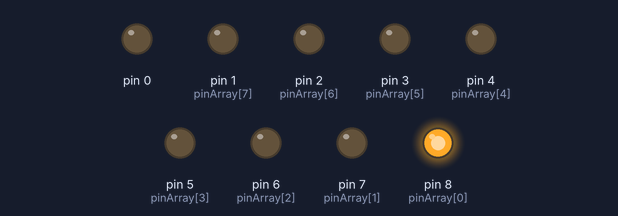
Recording of a sketch running on a simulated Arduino Uno, built with avr-gcc and run on an emulated ATmega328P. Shown: output pins drawn as LEDs (lit = HIGH).

Above: at 0.02 s.
At 0.37 s:
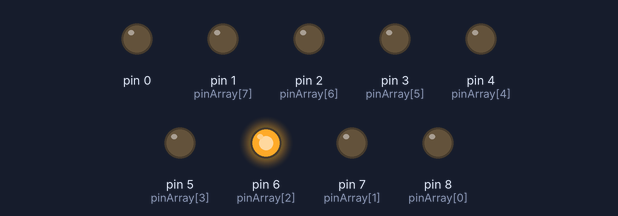
At 0.77 s:
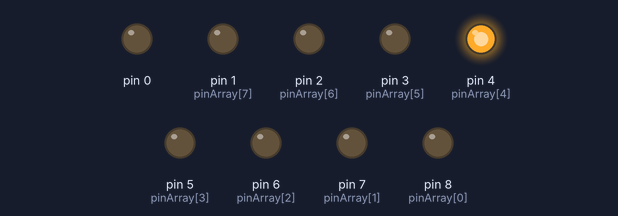
At 1.6 s:
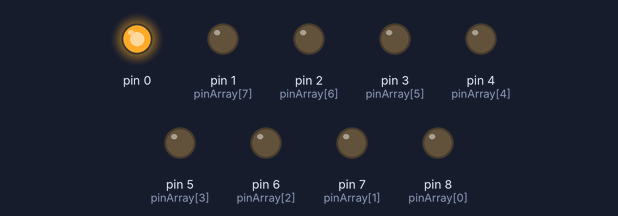
At 3.6 s:
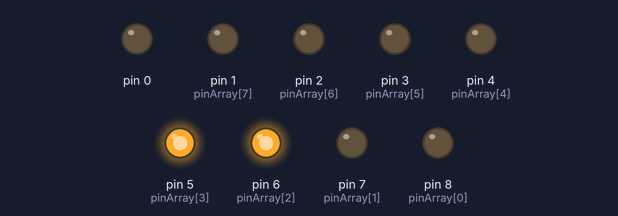
At 5.37 s:
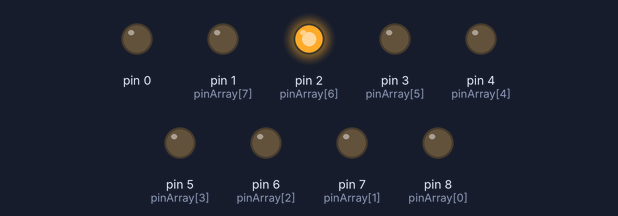
Timing chart, 0 to 5.7 s (numbered marks = the images above):
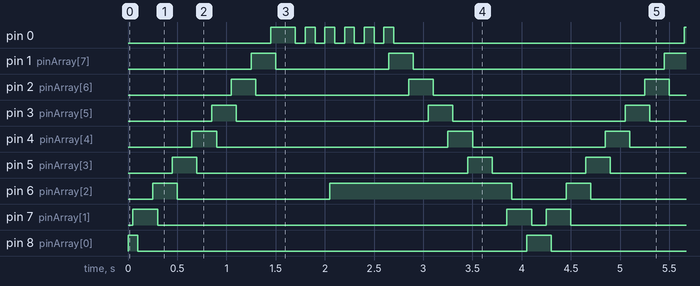

The sketch:

_8_Channel_Relay_buzz_and_blink.ino
```cpp
int pinArray[] = {
  8, 7, 6, 5, 4, 3, 2, 1};
int count = 0;
int timer = 50;

void setup(){
  for (count=0;count<10;count++) {
    pinMode(pinArray[count], OUTPUT);
  }
}

void loop() {
  for (count=0;count<11;count++) {
    digitalWrite(pinArray[count], HIGH);
    delay(timer);
    digitalWrite(pinArray[count + 1], HIGH);
    delay(timer);
    digitalWrite(pinArray[count], LOW);
    delay(timer*2);
  }
  for (count=10;count>0;count--) {
    digitalWrite(pinArray[count], HIGH);
    delay(timer);
    digitalWrite(pinArray[count - 1], HIGH);
    delay(timer);
    digitalWrite(pinArray[count], LOW);
    delay(timer*2);
  }
}
```

Measured:
- by itself, pin 0: repeats every 4.2 s: 5 × (LOW 0.10 s, HIGH 0.10 s), LOW 3.0 s, HIGH 0.25 s
- by itself, pin 1 (pinArray[7]): repeats every 4.2 s: LOW 1.2 s, HIGH 0.25 s, LOW 2.6 s, HIGH 0.25 s
- by itself, pin 2 (pinArray[6]): repeats every 4.2 s: LOW 1.6 s, HIGH 0.25 s, LOW 2.2 s, HIGH 0.25 s
- by itself, pin 3 (pinArray[5]): alternates HIGH for 0.25 s and LOW for 1.9 s
- by itself, pin 4 (pinArray[4]): repeats every 4.2 s: LOW 2.4 s, HIGH 0.25 s, LOW 1.4 s, HIGH 0.25 s
- by itself, pin 5 (pinArray[3]): repeats every 4.2 s: LOW 2.8 s, HIGH 0.25 s, LOW 0.95 s, HIGH 0.25 s
- by itself, pin 6 (pinArray[2]): repeats every 4.2 s: LOW 1.6 s, HIGH 1.9 s, LOW 0.55 s, HIGH 0.25 s
- by itself, pin 7 (pinArray[1]): repeats every 4.2 s: LOW 3.6 s, HIGH 0.25 s, LOW 0.15 s, HIGH 0.25 s
